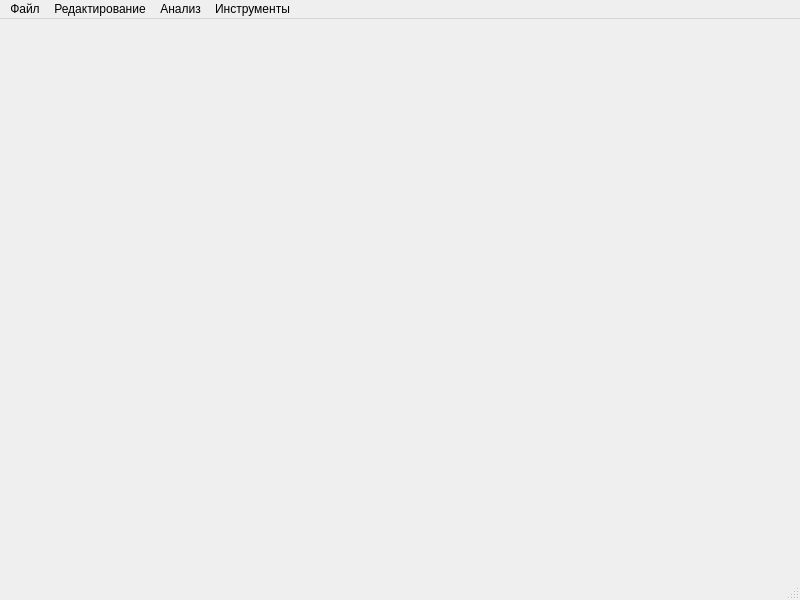
<?xml version="1.0" encoding="UTF-8"?>
<ui version="4.0">
 <class>MainWindow</class>
 <widget class="QMainWindow" name="MainWindow">
  <property name="geometry">
   <rect>
    <x>0</x>
    <y>0</y>
    <width>800</width>
    <height>600</height>
   </rect>
  </property>
  <property name="windowTitle">
   <string>MainWindow</string>
  </property>
  <widget class="QWidget" name="centralwidget"/>
  <widget class="QStatusBar" name="statusbar"/>
  <widget class="QMenuBar" name="menubar">
   <property name="geometry">
    <rect>
     <x>0</x>
     <y>0</y>
     <width>800</width>
     <height>37</height>
    </rect>
   </property>
   <widget class="QMenu" name="menuLoad_Image">
    <property name="title">
     <string>Файл</string>
    </property>
    <addaction name="action"/>
    <addaction name="action_3"/>
    <addaction name="action_15"/>
    <addaction name="action_16"/>
   </widget>
   <widget class="QMenu" name="menu">
    <property name="title">
     <string>Редактирование</string>
    </property>
    <widget class="QMenu" name="menu_3">
     <property name="title">
      <string>Цветокоррекция</string>
     </property>
     <addaction name="action_20"/>
     <addaction name="action_21"/>
    </widget>
    <widget class="QMenu" name="menu_4">
     <property name="title">
      <string>Трансформации</string>
     </property>
     <addaction name="action_23"/>
     <addaction name="action_24"/>
    </widget>
    <widget class="QMenu" name="menu_5">
     <property name="title">
      <string>Фильтры</string>
     </property>
     <addaction name="action_26"/>
     <addaction name="action_27"/>
    </widget>
    <addaction name="action_4"/>
    <addaction name="menu_3"/>
    <addaction name="menu_4"/>
    <addaction name="menu_5"/>
   </widget>
   <widget class="QMenu" name="menu_2">
    <property name="title">
     <string>Анализ</string>
    </property>
    <widget class="QMenu" name="menu_6">
     <property name="title">
      <string>Цветовые каналы</string>
     </property>
     <addaction name="action_29"/>
     <addaction name="action_30"/>
     <addaction name="action_31"/>
    </widget>
    <addaction name="action_14"/>
    <addaction name="menu_6"/>
    <addaction name="action_32"/>
    <addaction name="action_33"/>
    <addaction name="action_34"/>
   </widget>
   <widget class="QMenu" name="menu_7">
    <property name="title">
     <string>Инструменты</string>
    </property>
    <addaction name="action_35"/>
    <addaction name="action_36"/>
    <addaction name="action_37"/>
   </widget>
   <addaction name="menuLoad_Image"/>
   <addaction name="menu"/>
   <addaction name="menu_2"/>
   <addaction name="menu_7"/>
  </widget>
  <action name="action">
   <property name="text">
    <string>Открыть</string>
   </property>
   <property name="whatsThis">
    <string>Загрузка изображения</string>
   </property>
  </action>
  <action name="action_2">
   <property name="text">
    <string>Экспортировать</string>
   </property>
  </action>
  <action name="action_3">
   <property name="text">
    <string>Сохранить</string>
   </property>
  </action>
  <action name="action_4">
   <property name="text">
    <string>Яркость/Контрастность</string>
   </property>
  </action>
  <action name="action_5">
   <property name="text">
    <string>Проанализировать &quot;однородные&quot; и &quot;неоднородные&quot; области</string>
   </property>
  </action>
  <action name="action_6">
   <property name="text">
    <string>Изменить яркость</string>
   </property>
  </action>
  <action name="action_7">
   <property name="text">
    <string>Изменить контрастность</string>
   </property>
  </action>
  <action name="action_10">
   <property name="text">
    <string>Получить негатив</string>
   </property>
  </action>
  <action name="action_11">
   <property name="text">
    <string>Обмен цветовых каналов</string>
   </property>
  </action>
  <action name="action_12">
   <property name="text">
    <string>Симметричное отображение</string>
   </property>
  </action>
  <action name="action_13">
   <property name="text">
    <string>Удаление шума</string>
   </property>
  </action>
  <action name="action_14">
   <property name="text">
    <string>Гистограмма яркости</string>
   </property>
  </action>
  <action name="action_15">
   <property name="text">
    <string>Сохранить как</string>
   </property>
  </action>
  <action name="action_16">
   <property name="text">
    <string>Выход</string>
   </property>
  </action>
  <action name="action_20">
   <property name="text">
    <string>Инверсия</string>
   </property>
  </action>
  <action name="action_21">
   <property name="text">
    <string>Обмен цветовых каналов</string>
   </property>
  </action>
  <action name="action_23">
   <property name="text">
    <string>Отражение</string>
   </property>
  </action>
  <action name="action_24">
   <property name="text">
    <string>Поворот</string>
   </property>
  </action>
  <action name="action_26">
   <property name="text">
    <string>Удаление шума</string>
   </property>
  </action>
  <action name="action_27">
   <property name="text">
    <string>Острота</string>
   </property>
  </action>
  <action name="action_29">
   <property name="text">
    <string>Красный</string>
   </property>
  </action>
  <action name="action_30">
   <property name="text">
    <string>Зеленый</string>
   </property>
  </action>
  <action name="action_31">
   <property name="text">
    <string>Синий</string>
   </property>
  </action>
  <action name="action_32">
   <property name="text">
    <string>Черно-белое изображение</string>
   </property>
  </action>
  <action name="action_33">
   <property name="text">
    <string>Анализ областей</string>
   </property>
  </action>
  <action name="action_34">
   <property name="text">
    <string>Карта контрастности</string>
   </property>
  </action>
  <action name="action_35">
   <property name="text">
    <string>Информация о пикселе</string>
   </property>
  </action>
  <action name="action_36">
   <property name="text">
    <string>Профиль яркости</string>
   </property>
  </action>
  <action name="action_37">
   <property name="text">
    <string>Настройки</string>
   </property>
  </action>
 </widget>
 <resources/>
 <connections/>
</ui>
